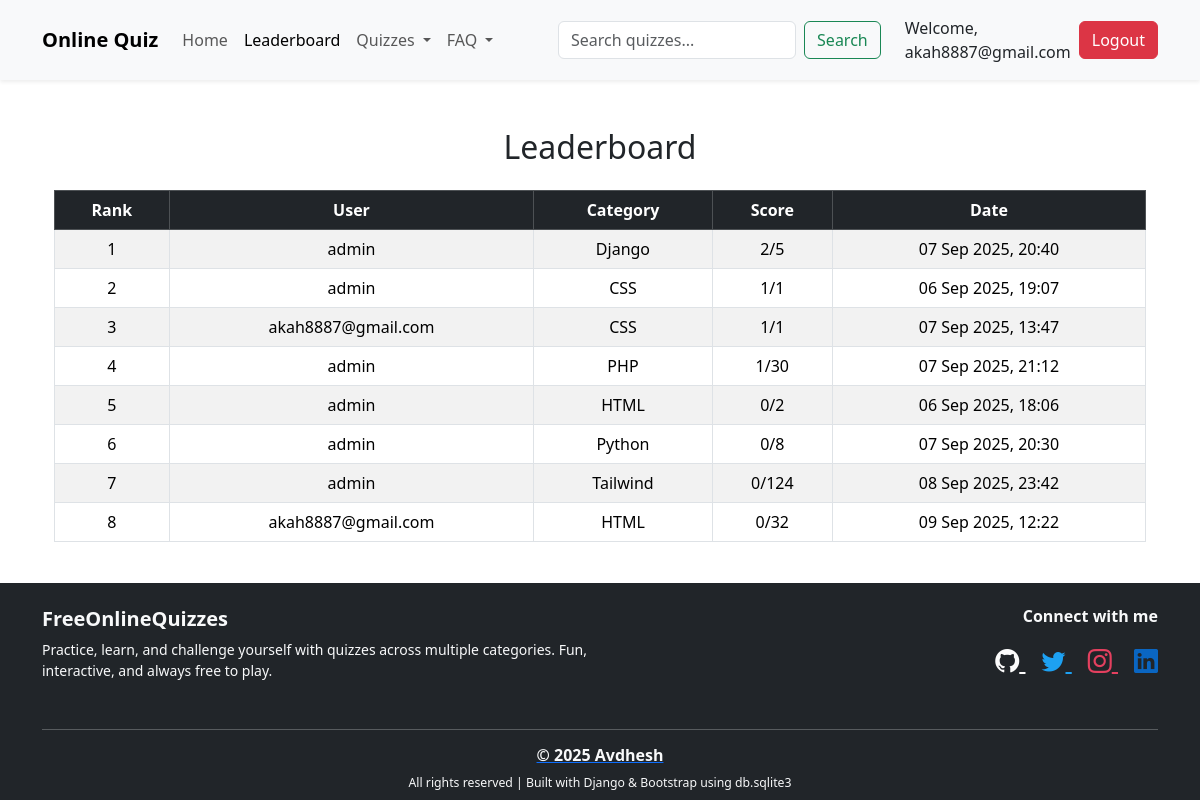
Screenshot of /leaderboard/ (signed in) with the database file from the repository.
### mainapp/models.py (models this page shows, shortened)
class Leaderboard(models.Model):
    user = models.ForeignKey(User, on_delete=models.CASCADE)
    category = models.CharField(max_length=50)
    score = models.IntegerField()
    total = models.IntegerField()
    date = models.DateTimeField(auto_now_add=True)

### mainapp/views.py (the view)
@login_required(login_url="login")
def leaderboard_view(request):
    scores = Leaderboard.objects.order_by("-score", "date")[:20]  # top 20
    return render(request, "leaderboard.html", {"scores": scores})

### mainapp/context_processors.py (called while the page is built)
def session_settings(request):
    return {
        "settings": {
            "SESSION_COOKIE_AGE": getattr(settings, "SESSION_COOKIE_AGE", 1800),
            "SESSION_TIMEOUT_WARNING": getattr(
                settings, "SESSION_TIMEOUT_WARNING", 300
            ),
        }
    }

### mainapp/templates/leaderboard.html (shortened to what this page needs)
{% extends "base.html" %}
{% block content %}
<div class="container mt-4">
    <h2 class="text-center mb-4">Leaderboard</h2>
    <div class="table-responsive">
        <table class="table table-striped table-bordered text-center align-middle">
            <thead class="table-dark">
                <tr>
                    <th>Rank</th>
                    <th>User</th>
                    <th>Category</th>
                    <th>Score</th>
                    <th>Date</th>
                </tr>
            </thead>
            <tbody>
                {% for score in scores %}
                <tr>
                    <td>{{ forloop.counter }}</td>
                    <td>{{ score.user.username }}</td>
                    <td>{{ score.category }}</td>
                    <td>{{ score.score }}/{{ score.total }}</td>
                    <td>{{ score.date|date:"d M Y, H:i" }}</td>
                </tr>
                {% empty %}
                <tr>
                    <td colspan="5">No scores yet. Be the first!</td>
                </tr>
                {% endfor %}
            </tbody>
        </table>
    </div>
</div>
{% endblock %}

### mainapp/templates/base.html (shortened to what this page needs)
{% load static %}
</head>
<body data-user-authenticated="{% if user.is_authenticated %}true{% else %}false{% endif %}"
    data-session-timeout="{{ settings.SESSION_COOKIE_AGE|default:1800 }}"
    data-warning-time="{{ settings.SESSION_TIMEOUT_WARNING|default:300 }}">
    <html lang="en">
    <head>
        <link href="https://cdn.jsdelivr.net/npm/bootstrap@5.3.3/dist/css/bootstrap.min.css" rel="stylesheet">
        <link rel="stylesheet" href="{% static 'css/style.css' %}">
        <link rel="stylesheet" href="https://cdnjs.cloudflare.com/ajax/libs/font-awesome/6.5.1/css/all.min.css">
        <link href="https://cdn.jsdelivr.net/npm/bootstrap-icons/font/bootstrap-icons.css" rel="stylesheet">
    </head>
    <body>
        <nav class="navbar navbar-expand-lg bg-body-tertiary shadow-sm">
            <div class="container my-2">
                <a class="navbar-brand fw-bold" href="{% url 'index' %}">Online Quiz</a>
                <div class="collapse navbar-collapse" id="navbarSupportedContent">
                    <ul class="navbar-nav me-auto mb-2 mb-lg-0">
                        <li class="nav-item">
                            <a class="nav-link {% if request.resolver_match.url_name == 'index' %}active{% endif %}"
                                href="{% url 'index' %}">Home</a>
                        </li>
                        <li class="nav-item">
                            <a class="nav-link {% if request.resolver_match.url_name == 'leaderboard' %}active{% endif %}"
                                href="{% url 'leaderboard' %}">Leaderboard</a>
                        </li>
                        <li class="nav-item dropdown">
                            <a class="nav-link dropdown-toggle" href="#" role="button" data-bs-toggle="dropdown"
                                aria-expanded="false">
                                Quizzes
                            </a>
                        </li>
                        <li class="nav-item dropdown">
                            <a class="nav-link dropdown-toggle" href="#" role="button" data-bs-toggle="dropdown"
                                aria-expanded="false">
                                FAQ
                            </a>
                        </li>
                    </ul>
                    <div class="d-none d-lg-flex align-items-center" style="max-width:600px; margin-left: auto;">
                        <form class="d-flex w-100 me-2 mb-0" role="search">
                            <input class="form-control me-2" type="search" placeholder="Search quizzes..."
                                aria-label="Search">
                            <button class="btn btn-outline-success" type="submit">Search</button>
                        </form>
                        {% if user.is_authenticated %}
                        <span class="ms-3">Welcome, {{ user.username }}</span>
                        <a href="{% url 'logout' %}" class="btn btn-danger ms-2">Logout</a>
                        {% else %}
                        <a href="{% url 'login' %}" class="btn btn-primary ms-2">Login</a>
                        {% endif %}
                    </div>
                </div>
            </div>
        </nav>
        <main class="container my-4">
            {% block content %}
            {% endblock %}
        </main>
        <footer class="bg-dark text-light pt-4 mt-auto">
            <div class="container text-center text-md-start">
                <div class="row">
                    <div class="col-md-6 mb-3">
                        <h5 class="fw-bold">FreeOnlineQuizzes</h5>
                        <p class="small">
                            Practice, learn, and challenge yourself with quizzes across multiple categories.
                            Fun, interactive, and always free to play.
                        </p>
                    </div>
                    <div class="col-md-6 text-center text-md-end">
                        <h6 class="fw-bold mb-3">Connect with me</h6>
                        <a href="https://github.com/Avdhesh-maurya" target="_blank" class="me-3 fs-4 social-link"
                            style="color: #fcfcfc;">
                            <i class="bi bi-github"></i>
                        </a>
                        <a href="https://twitter.com/Avdhesh_kumar08" target="_blank" class="me-3 fs-4 social-link"
                            style="color: #1DA1F2;">
                            <i class="bi bi-twitter"></i>
                        </a>
                        <a href="https://instagram.com" target="_blank" class="me-3 fs-4 social-link"
                            style="color: #E4405F;">
                            <i class="bi bi-instagram"></i>
                        </a>
                        <a href="https://linkedin.com/in/avdhesh-kumar07" target="_blank" class="fs-4 social-link"
                            style="color: #0A66C2;">
                            <i class="bi bi-linkedin"></i>
                        </a>
                    </div>
                </div>
                <hr class="my-3 border-light" />
                <div class="text-center small">
                    <a href="http://localhost:8000/admin">
                        <h6 class="fw-bold text-light" id="copyright">© 2025 Avdhesh</h6>
                    </a>
                    <p class="small mb-0 pb-2">All rights reserved | Built with Django & Bootstrap using db.sqlite3</p>
                </div>
            </div>
        </footer>
    </body>
    </html>

### mainapp/static/css/style.css (style rules this page uses)
html, body { height: 100%; margin: 0; display: flex; flex-direction: column; }
footer { margin-top: auto; }
.social-link { transition: transform 0.3s ease, opacity 0.3s ease; }

### rows the page displays
Leaderboard: user.username "admin", category "Django", score "2", total "5", date "07 Sep 2025, 20:40"
Leaderboard: user.username "admin", category "CSS", score "1", total "1", date "06 Sep 2025, 19:07"
Leaderboard: user.username "akah8887@gmail.com", category "CSS", score "1", total "1", date "07 Sep 2025, 13:47"
Leaderboard: user.username "admin", category "PHP", score "1", total "30", date "07 Sep 2025, 21:12"
Leaderboard: user.username "admin", category "HTML", score "0", total "2", date "06 Sep 2025, 18:06"
Leaderboard: user.username "admin", category "Python", score "0", total "8", date "07 Sep 2025, 20:30"
Leaderboard: user.username "admin", category "Tailwind", score "0", total "124", date "08 Sep 2025, 23:42"
Leaderboard: user.username "akah8887@gmail.com", category "HTML", score "0", total "32", date "09 Sep 2025, 12:22"

### other values shown
{{ user.username }} "akah8887@gmail.com"
